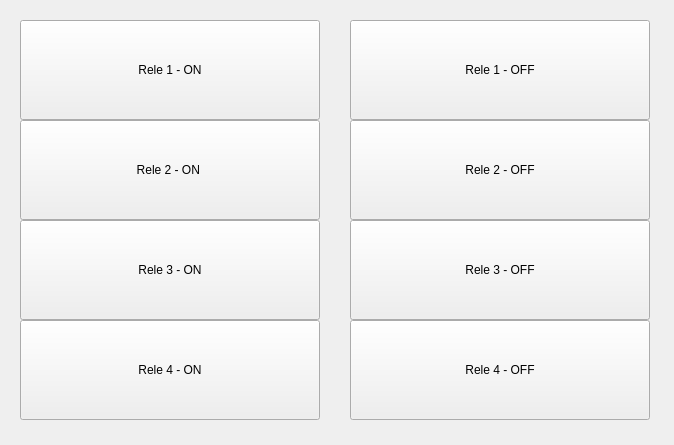
<?xml version="1.0" encoding="UTF-8"?>
<ui version="4.0">
 <class>MainWindow</class>
 <widget class="QMainWindow" name="MainWindow">
  <property name="geometry">
   <rect>
    <x>0</x>
    <y>0</y>
    <width>674</width>
    <height>445</height>
   </rect>
  </property>
  <property name="windowTitle">
   <string>Controle de Reles</string>
  </property>
  <widget class="QWidget" name="centralwidget">
   <widget class="QPushButton" name="btn_on_rele_1">
    <property name="geometry">
     <rect>
      <x>20</x>
      <y>20</y>
      <width>300</width>
      <height>100</height>
     </rect>
    </property>
    <property name="text">
     <string>Rele 1 - ON</string>
    </property>
    <property name="autoRepeatDelay">
     <number>300</number>
    </property>
   </widget>
   <widget class="QPushButton" name="btn_on_rele_2">
    <property name="geometry">
     <rect>
      <x>20</x>
      <y>120</y>
      <width>300</width>
      <height>100</height>
     </rect>
    </property>
    <property name="text">
     <string>Rele 2 - ON </string>
    </property>
    <property name="autoRepeatDelay">
     <number>300</number>
    </property>
   </widget>
   <widget class="QPushButton" name="btn_on_rele_3">
    <property name="geometry">
     <rect>
      <x>20</x>
      <y>220</y>
      <width>300</width>
      <height>100</height>
     </rect>
    </property>
    <property name="text">
     <string>Rele 3 - ON</string>
    </property>
    <property name="autoRepeatDelay">
     <number>300</number>
    </property>
   </widget>
   <widget class="QPushButton" name="btn_on_rele_4">
    <property name="geometry">
     <rect>
      <x>20</x>
      <y>320</y>
      <width>300</width>
      <height>100</height>
     </rect>
    </property>
    <property name="text">
     <string>Rele 4 - ON</string>
    </property>
    <property name="autoRepeatDelay">
     <number>300</number>
    </property>
   </widget>
   <widget class="QPushButton" name="btn_off_rele_1">
    <property name="geometry">
     <rect>
      <x>350</x>
      <y>20</y>
      <width>300</width>
      <height>100</height>
     </rect>
    </property>
    <property name="text">
     <string>Rele 1 - OFF</string>
    </property>
   </widget>
   <widget class="QPushButton" name="btn_off_rele_2">
    <property name="geometry">
     <rect>
      <x>350</x>
      <y>120</y>
      <width>300</width>
      <height>100</height>
     </rect>
    </property>
    <property name="text">
     <string>Rele 2 - OFF</string>
    </property>
   </widget>
   <widget class="QPushButton" name="btn_off_rele_3">
    <property name="geometry">
     <rect>
      <x>350</x>
      <y>220</y>
      <width>300</width>
      <height>100</height>
     </rect>
    </property>
    <property name="text">
     <string>Rele 3 - OFF</string>
    </property>
   </widget>
   <widget class="QPushButton" name="btn_off_rele_4">
    <property name="geometry">
     <rect>
      <x>350</x>
      <y>320</y>
      <width>300</width>
      <height>100</height>
     </rect>
    </property>
    <property name="text">
     <string>Rele 4 - OFF</string>
    </property>
   </widget>
   <widget class="QSplitter" name="splitter">
    <property name="geometry">
     <rect>
      <x>10</x>
      <y>10</y>
      <width>98</width>
      <height>0</height>
     </rect>
    </property>
    <property name="orientation">
     <enum>Qt::Vertical</enum>
    </property>
    <widget class="QSplitter" name="splitter_2">
     <property name="orientation">
      <enum>Qt::Vertical</enum>
     </property>
    </widget>
   </widget>
  </widget>
 </widget>
 <resources/>
 <connections/>
</ui>
